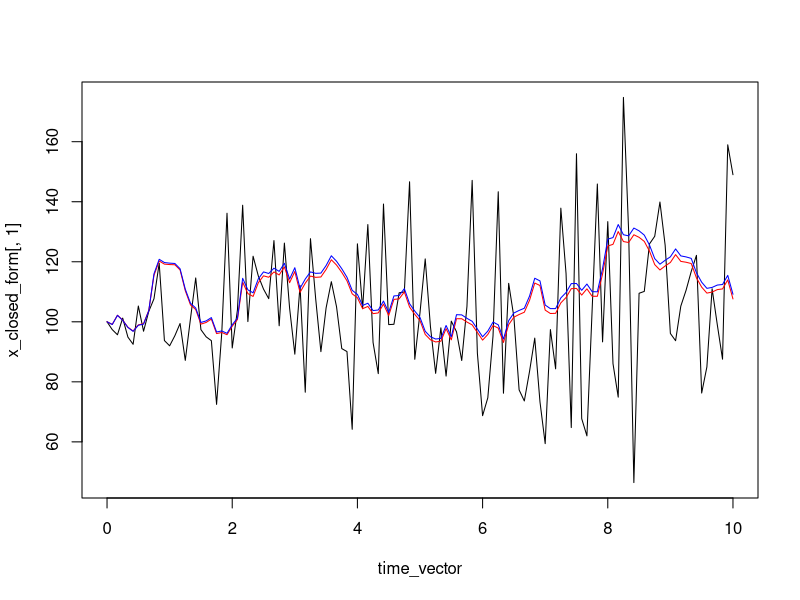

R code for this plot:
rm(list=ls()) # clears all

library(ggplot2)
library(reshape2)

#### GBM simulation ####

## initialize

x0 <- 100
r <- 0.01
sigma <- 0.1


## simulate GBM

n  <- 10 ^ 4 # monte carlo simulation paths 
dt <- 1 / 100
end_time  <- 2 * dt
time_vector <- seq(0, end_time, by = dt)
m  <- length(time_vector) # subintervals



x <- matrix(NA, m, n)
x[1,] <- x0

for (i in 2:m) {
  dx <- r * x[i - 1, ] * dt + x[i - 1, ] * sigma * sqrt(dt) * rnorm(n, 0, 1)
  x[i, ] <- x[i - 1, ] + dx
}


x1 <- matrix(NA, m, n)
x1[1,] <- x0

for (i in 2:m) {
  x1[i, ] <- x[i - 1, ] * exp((r - 1 / 2 * sigma ^ 2) * dt + sigma * sqrt(dt) * rnorm(n, 0, 1))
}

## exercise 3.1

x_hat <- mean(x[m, ])
bias <- x_hat - x0 * exp(r * end_time)

x_hat1 <- mean(x1[m, ])
bias1 <- x_hat1 - x0 * exp(r * end_time)


K <- 100
price_eur_call <- exp(-r * end_time) * mean(pmax(x[m, ] - K, 0)) 
price_asian_call <- exp(-r * end_time) * mean(pmax(colMeans(x) - K, 0))



# ## plot
# 
# data <- data.frame('time' = seq(0, end_time, by = dt), GBM = x)
# data <- melt(data,  id = c('time'))
# 
# ggplot(data, aes(time, value)) +
#   geom_line(aes(colour = variable)) +
#   theme(legend.position = "none")

# ## present value of future expected cash flow
# 
# r <- 0.01
# price_MC <- rowMeans(1/(1 + r * dt) ^ (0:(m - 1))  * x)
# plot(time_vector, price_MC)
# 
# ## present value of expected future profits
# 
# asset_expected <- rowMeans(x)
# liability_expected <- 100
# profit_expected <- (asset_expected - liability_expected)
# pv_profit <- sum(1/(1 + r * dt) ^ (0:(m - 1)) * profit_expected)
# 
# ## thoeretical expectation and variance of GBM
# 
# expectation_theoretical <- x0 * exp(mu * time_vector)
# variance_theoretical <- x0^2 * exp(2 * mu * time_vector) * (exp(sigma ^ 2 * time_vector) - 1)
# std_theoretical <- sqrt(variance_theoretical)
# 
# ## compare empirical and theoretical moments
# 
# plot(time_vector, asset_expected) 
# points(time_vector, expectation_theoretical, type = 'l')
# 
# plot(time_vector, apply(x, 1, var)) 
# points(time_vector, variance_theoretical, type = 'l')
# 
# ## compare histogram and thoeretical distribution of GBM
# 
# density_theoretical_GBM <- function(s, t, mu, sigma, s0) {
#   
#   1 / sqrt(2 * pi * s ^ 2 * sigma ^ 2 * t) * 
#     exp(
#       -((log(s) - log(s0) - (mu - 0.5 * sigma ^ 2) * t) ^ 2 / (2 * sigma ^ 2 * t))
#     )
#   
# }
# 
# density <- sapply(sort(x[2,]), function(i) density_theoretical_GBM(s = i, 
#                                                                    t = time_vector[2], 
#                                                                    mu = mu, 
#                                                                    sigma = sigma,
#                                                                    s0 = x0))
# hist(x[2,], freq = F)
# lines(sort(x[2,]), density, lwd = 2)
# 
# 
# 
# 
## does the simulation method matter? YES! x_closed_form is wrong because W(t_i) and W(t_{i-1}) are not independent. But in the simulation scheme below we assume independence through the independent normal rv's, and hence the resulting path for x_closed_form is incorrect

n  <- 1    # monte carlo simulation paths
end_time  <- 10
dt <- 1 / 12
time_vector <- seq(0, end_time, by = dt)
m  <- length(time_vector)
x0 <- 100
mu <- 0.01
sigma <- 0.1

x_closed_form <- x_increment <- x_closed_form_increment <- matrix(NA, m, n)
x_closed_form[1, ] <- x_increment[1, ] <- x_closed_form_increment[1, ] <- x0

for (k in 1:n) {
  for (i in 2:m) {
    Z <- rnorm(1,0,1)
    dx <- mu * x_increment[i - 1, k] * dt + x_increment[i - 1, k] * sigma * sqrt(dt) * Z
    x_increment[i, k] <- x_increment[i - 1, k] + dx
    x_closed_form[i, k] <- x0 * exp((mu - 0.5 * sigma ^ 2) * time_vector[i] + sigma * sqrt(time_vector[i]) * rnorm(1, 0, 1))
    x_closed_form_increment[i, k] <- x_closed_form_increment[i - 1, k] * exp((mu - 0.5 * sigma ^ 2) * dt + sigma * sqrt(dt) * Z)
  }
}

plot(time_vector, x_closed_form[, 1], type = 'l')
points(time_vector, x_increment[, 1], type = 'l', col = 'red')
points(time_vector, x_closed_form_increment[, 1], type = 'l', col = 'blue')
# # 
# # 
# # ## testing black-scholes formula for call option
# # 
# # source('black_scholes_formula.R')
# # 
# # strike <- 150
# # 
# # # theoretical value
# # call_value_theoretical <- sapply(time_vector, function(i) {
# #   
# #   black_scholes_formula(t = 0, 
# #                         maturity = i,
# #                         s = x0, 
# #                         K = strike, 
# #                         r = mu, 
# #                         sigma = sigma)
# #   
# # }) 
# #   
# #   
# # 
# # 
# # # monte carlo value
# # 
# # call_value_mc <- sapply(time_vector, function(i) {
# #   
# #   index <- which(time_vector == i)
# #   mean(1/(1 + r * dt) ^ (index - 1)  * pmax(0, x[index, ] - strike))
# #   
# # })
# #   
# # 
# # plot(time_vector, call_value_theoretical, type = 'l')
# # points(time_vector, call_value_mc)
# 
# 
# ## estimate GBM parameters based on one sample path
# 
# data_test <- x[, 1]
# plot(data_test, type = 'l')
# 
# # log returns are normally distibuted
# log_return <- log(data_test[-1] / data_test[-m]) 
# 
# # test independence of log returns
# acf(log_return)
# Box.test(log_return, lag = 1, type = "Ljung-Box")
# 
# ## test normal distribution - not OK in general! Heavier tales than a normal distribution
# 
# plot(log_return)
# 
# qqnorm(log_return);qqline(log_return, col = 2)
# shapiro.test(log_return)
# 
# # mle
# sigma_mle <- sqrt(var(log_return) / dt)
# r_mle <- mean(log_return) / dt + sigma_mle ^ 2 / 2
# 
# hist(log_return, freq = FALSE)
# lines(sort(log_return), dnorm(sort(log_return), mean = (r_mle - sigma_mle ^ 2 / 2) * dt, sd = sigma_mle * sqrt(dt)), lwd = 2)
# 
# var_r <- sigma_mle ^ 2 * (2 + sigma_mle ^ 2 * dt) / (2 * dt) 
# var_sigma <- sigma_mle ^ 2 /2
# 
# LL <- function(obs, theta) {
#   -sum(log(dnorm(obs, theta[1], theta[2])))
# }
# 
# nlm(function(theta) LL(obs = log_return, theta), c(1, 1), hessian = TRUE)
# 
# 
# 
# ## confidence interval - forklar hvorfor det vokser med tiden
# 
# # sapply(1:m, function(i) quantile(x[i,], c(0.025,0.975)) ) 
